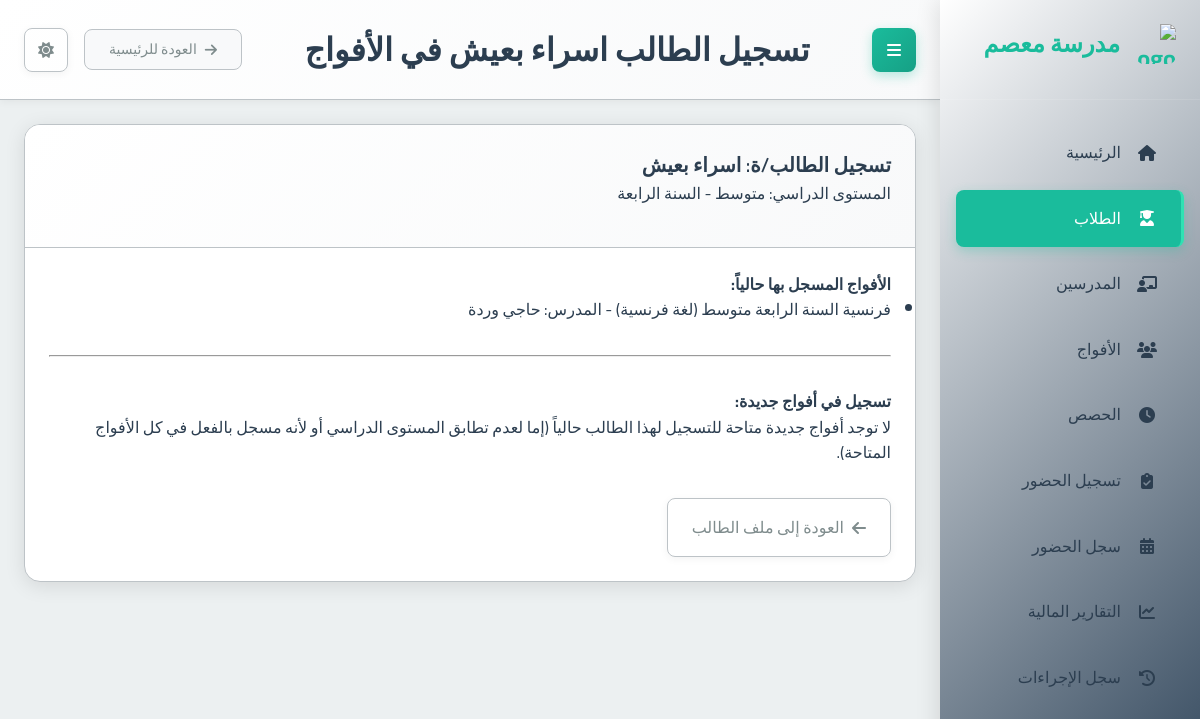
The app's page /students/12/enroll/ with its own data.
### school_app/models.py (models this page shows, shortened)
class Student(models.Model):
    full_name = models.CharField(max_length=201, verbose_name="الاسم الكامل")
    phone_number = models.CharField(max_length=20, null=True, blank=True, verbose_name="رقم هاتف الطالب")
    guardian_phone = models.CharField(max_length=20, null=True, blank=True, verbose_name="رقم هاتف الولي")
    birth_day = models.IntegerField(verbose_name="يوم الميلاد")
    birth_month = models.IntegerField(verbose_name="شهر الميلاد")
    birth_year = models.IntegerField(verbose_name="سنة الميلاد")
    academic_level = models.ForeignKey(AcademicLevel, on_delete=models.PROTECT, verbose_name="المستوى الدراسي")
    registration_fee_paid = models.BooleanField(default=False, verbose_name="رسوم التسجيل مدفوعة")
    card_number = models.CharField(max_length=20, unique=True, blank=True, null=True, verbose_name="رقم البطاقة")
    prepaid_balance = models.DecimalField(max_digits=10, decimal_places=2, default=Decimal('0.00'), verbose_name="رصيد مدفوع مقدماً")
    created_at = models.DateTimeField(auto_now_add=True, verbose_name="تاريخ الإنشاء")
    class Meta:
        verbose_name = "طالب"
        verbose_name_plural = "الطلاب"

class AcademicLevel(models.Model):
    name = models.CharField(max_length=100, verbose_name="الاسم")
    category = models.CharField(max_length=50, choices=[
        ('PRIMARY', 'ابتدائي'),
        ('MIDDLE', 'متوسط'),
        ('HIGH', 'ثانوي')
    ], verbose_name="الفئة")
    class Meta:
        verbose_name = "المستوى الدراسي"
        verbose_name_plural = "المستويات الدراسية"

class Group(models.Model):
    name = models.CharField(max_length=100, verbose_name="اسم الفوج")
    subject = models.ForeignKey(Subject, on_delete=models.PROTECT, verbose_name="المادة")
    teacher = models.ForeignKey(Teacher, on_delete=models.CASCADE, verbose_name="المدرس")
    academic_levels = models.ManyToManyField(AcademicLevel, verbose_name="المستويات الدراسية المتوافقة")
    price_per_4_sessions = models.DecimalField(max_digits=10, decimal_places=2, verbose_name="السعر لكل 4 حصص")
    session_day = models.IntegerField(choices=[
        (0, 'الاثنين'),
        (1, 'الثلاثاء'),
        (2, 'الأربعاء'),
        (3, 'الخميس'),
        (4, 'الجمعة'),
        (5, 'السبت'),
        (6, 'الأحد')
    ], verbose_name="يوم الحصة")
    session_start_time = models.TimeField(verbose_name="وقت بداية الحصة")
    session_duration = models.DecimalField(max_digits=4, decimal_places=2, default=1.5, verbose_name="مدة الحصة (ساعات)")
    students = models.ManyToManyField(Student, through='StudentGroup', blank=True, verbose_name="الطلاب المسجلون")
    created_at = models.DateTimeField(auto_now_add=True, verbose_name="تاريخ الإنشاء")
    is_continuous = models.BooleanField(default=False, verbose_name="فوج مستمر (تُنشأ الحصص أسبوعياً تلقائياً)")
    created_sessions_until = models.DateField(null=True, blank=True, verbose_name="تم إنشاء الحصص حتى تاريخ")
    class Meta:
        verbose_name = "فوج"
        verbose_name_plural = "الأفواج"

class Subject(models.Model):
    name = models.CharField(max_length=100, verbose_name="اسم المادة")
    class Meta:
        verbose_name = "مادة دراسية"
        verbose_name_plural = "المواد الدراسية"

class Teacher(models.Model):
    full_name = models.CharField(max_length=201, verbose_name="الاسم الكامل")
    phone_number = models.CharField(max_length=20, unique=True, verbose_name="رقم الهاتف")
    subject = models.ForeignKey(Subject, on_delete=models.PROTECT, verbose_name="المادة الأساسية")
    created_at = models.DateTimeField(auto_now_add=True, verbose_name="تاريخ الإنشاء")
    class Meta:
        verbose_name = "مدرس"
        verbose_name_plural = "المدرسون"

### school_app/views.py (the view, shortened to what this page needs)
# urls.py: path('students/<int:student_id>/enroll/', views.enroll_student_in_groups, name='enroll_student_in_groups'),
def enroll_student_in_groups(request, student_id):
    student = get_object_or_404(Student, id=student_id)
    student_academic_level = student.academic_level
    enrolled_groups = student.group_set.all().select_related('subject', 'teacher') # Groups student is already in
    enrolled_group_ids = [group.id for group in enrolled_groups]
    groups_matching_level = Group.objects.filter(academic_levels=student_academic_level)
    groups_open_to_all = Group.objects.filter(academic_levels__isnull=True)
    available_groups = (groups_matching_level | groups_open_to_all).exclude(id__in=enrolled_group_ids).distinct().select_related('subject', 'teacher').order_by('name')
    context = {
        'student': student,
        'available_groups': available_groups,
        'enrolled_groups': enrolled_groups, # Pass currently enrolled groups for display
        'page_title': f"تسجيل الطالب {student.full_name} في الأفواج"
    }
    return render(request, 'school_app/enroll_student_in_groups.html', context)

### templates/school_app/enroll_student_in_groups.html (shortened to what this page needs)
{% extends "base.html" %}
{% block page_title %}{{ page_title }}{% endblock %}
{% block content %}
<div class="card">
  <div class="card-header">
    <h2 class="card-title">تسجيل الطالب/ة: {{ student.full_name }}</h2>
    <p class="card-subtitle mb-2 text-muted">المستوى الدراسي: {{ student.academic_level.get_category_display }} - {{ student.academic_level.name }}</p>
  </div>
  <div class="card-body">
    <div class="mb-4">
      <h4>الأفواج المسجل بها حالياً:</h4>
      {% if enrolled_groups %}
        <ul class="list-group">
          {% for group in enrolled_groups %}
            <li class="list-group-item">
              {{ group.name }} ({{ group.subject.name }}) - المدرس: {{ group.teacher.full_name }}
            </li>
          {% endfor %}
        </ul>
      {% else %}
        <p class="text-muted">الطالب غير مسجل في أي فوج حالياً.</p>
      {% endif %}
    </div>
    <hr>
    <h4 class="mt-4">تسجيل في أفواج جديدة:</h4>
    {% if available_groups %}
      <form method="post">
        {% csrf_token %}
        <div class="form-group">
          <p>اختر الأفواج لتسجيل الطالب بها:</p>
          <div class="row">
            {% for group in available_groups %}
              <div class="col-md-6 col-lg-4 mb-2">
                <div class="custom-control custom-checkbox">
                  <input type="checkbox" class="custom-control-input" id="group_{{ group.id }}" name="groups_to_enroll" value="{{ group.id }}">
                  <label class="custom-control-label" for="group_{{ group.id }}">
                    <strong>{{ group.name }}</strong> ({{ group.subject.name }})<br>
                    <small>المدرس: {{ group.teacher.full_name }}</small><br>
                    <small>التوقيت: يوم {{ group.get_session_day_display }} الساعة {{ group.session_start_time|time:"H:i" }} ({{ group.session_duration }} ساعات)</small><br>
                    <small>السعر لـ4 حصص: {{ group.price_per_4_sessions|floatformat:0 }} دج</small>
                  </label>
                </div>
              </div>
            {% endfor %}
          </div>
        </div>
        <button type="submit" class="btn btn-success mt-3">
          <i class="fas fa-check-circle"></i> تسجيل في الأفواج المختارة
        </button>
      </form>
    {% else %}
      <p class="text-info">لا توجد أفواج جديدة متاحة للتسجيل لهذا الطالب حالياً (إما لعدم تطابق المستوى الدراسي أو لأنه مسجل بالفعل في كل الأفواج المتاحة).</p>
    {% endif %}
    <div class="mt-4">
      <a href="{% url 'student_detail' student.id %}" class="btn btn-outline-secondary">
        <i class="fas fa-arrow-left"></i> العودة إلى ملف الطالب
      </a>
    </div>
  </div>
</div>
{% endblock %}

### static/css/main.css (style rules this page uses)
:root { --primary-color: #2c3e50; --primary-light: #34495e; --primary-darker: #1a252f; --accent-color: #1abc9c; --accent-light: #2fe2b3; --accent-dark: #16a085; --text-color: #2c3e50; --text-secondary: #7f8c8d; --text-on-primary: #ffffff; --text-on-accent: #ffffff; --text-nav: #2c3e50; --background-color: #ecf0f1; --card-background: #ffffff; --input-background: #ffffff; --border-color: #bdc3c7; --input-border-color: #bdc3c7; --success-color: #2ecc71; --warning-color: #f39c12; --error-color: #e74c3c; --info-color: #1E90FF; --table-header-background: #e9ecef; --table-row-hover-background: #f8f9fa; --box-shadow-color: rgba(0, 0, 0, 0.1); --box-shadow-color-hover: rgba(0, 0, 0, 0.15); --box-shadow-soft-color: rgba(0, 0, 0, 0.05); --subtle-background: #f8f9fa; --spacing-xs: 8px; --spacing-sm: 16px; --spacing-md: 24px; --spacing-lg: 32px; --spacing-xl: 48px; --font-family: 'Cairo', sans-serif; --font-size-xs: 12px; --font-size-sm: 14px; --font-size-md: 16px; --font-size-lg: 20px; --font-size-xl: 24px; --font-size-xxl: 32px; --border-radius-sm: 4px; --border-radius-md: 8px; --border-radius-lg: 16px; --transition-fast: 0.2s ease; --transition-normal: 0.3s ease; --transition-slow: 0.5s ease; --sidebar-width: 260px; }
* { margin: 0; padding: 0; box-sizing: border-box; direction: rtl; }
html { direction: rtl; font-size: 16px; }
body { font-family: var(--font-family); background-color: var(--background-color); color: var(--text-color); line-height: 1.6; transition: background-color var(--transition-normal), color var(--transition-normal); overflow-x: hidden; }
.card { background-color: var(--card-background); border-radius: var(--border-radius-lg); box-shadow: 0 4px 20px var(--box-shadow-color); margin-bottom: var(--spacing-md); overflow: hidden; transition: all var(--transition-normal); border: 1px solid var(--border-color); }
.card-header { padding: var(--spacing-md); border-bottom: 1px solid var(--border-color); background: linear-gradient(135deg, var(--card-background) 0%, var(--subtle-background) 100%); }
.card-title { font-size: var(--font-size-lg); font-weight: 600; margin: 0; color: var(--text-color); }
.card-body { padding: var(--spacing-md); color: var(--text-color); }
.btn { font-family: var(--font-family); padding: var(--spacing-sm) var(--spacing-md); border: none; border-radius: var(--border-radius-md); cursor: pointer; font-size: var(--font-size-md); font-weight: 500; text-decoration: none; display: inline-flex; align-items: center; gap: var(--spacing-xs); transition: all var(--transition-fast); box-shadow: 0 2px 8px var(--box-shadow-soft-color); }
.btn-outline-secondary { background-color: transparent; border: 1px solid var(--border-color); color: var(--text-secondary); }
.mb-2 { margin-bottom: var(--spacing-sm); }
.mb-4 { margin-bottom: var(--spacing-lg); }
.mt-4 { margin-top: var(--spacing-lg); }

### records on screen
Student: full_name "اسراء بعيش", academic_level.category "متوسط", academic_level.name "السنة الرابعة"
Group: name "فرنسية السنة الرابعة متوسط", subject.name "لغة فرنسية", teacher.full_name "حاجي وردة"

### other values on screen
{{ page_title }} "تسجيل الطالب اسراء بعيش في الأفواج"
